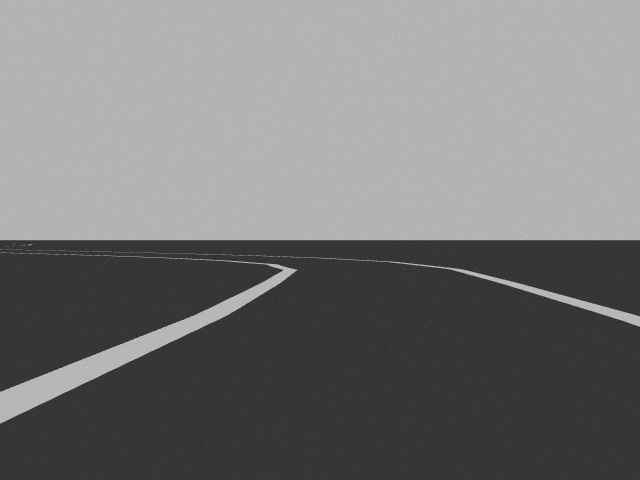
#> input picture laneDetection/test3.png, 640 x 480 px
$ jupyter execute --allow-errors LaneDetection.ipynb   (older library calls are emulated)
#> lines starting #> are read from the running program, lines starting #| are printed output that depends on the picture; after the words box and inside, x2 and y2 are one past the last pixel; in counts of white or black regions, pixels touching at a corner belong together
[cell 1]
import matplotlib.pyplot as plt
import numpy as np
import cv2
import math

def draw_lines(img, lines, color=255, thickness=3):
    # If there are no lines to draw, exit.
    if lines is None:
        return
    # Make a copy of the original image.
    img = np.copy(img)
    # Create a blank image that matches the original in size.
    line_img = np.zeros(
        (
            img.shape[0],
            img.shape[1],
        ),
        dtype=np.uint8,
    )
    # Loop over all lines and draw them on the blank image.
    for line in lines:
        for x1, y1, x2, y2 in line:
            cv2.line(line_img, (x1, y1), (x2, y2), color, thickness)
    # Merge the image with the lines onto the original.
    img = cv2.addWeighted(img, 0.8, line_img, 1.0, 0.0)
    # Return the modified image.
    return img

#Read in image
og_image = cv2.imread('test3.png', 0) #Straight
#> og_image is the input picture: shape (480, 640); min 41, max 195, mean 119.8
#og_image = cv2.imread('test2.png', 0) #Curved right
#og_image = cv2.imread('test3.png', 0) #Curved left


'''
#Extract dimensions and create the ROI corners before cropping image to remove horizon line
height = og_image.shape[0]
width = og_image.shape[1]
#Calculating Points for Birds-Eye Transform
imgTl = [0,0]
imgTr = [width,0]
imgBr = [width,height]
imgBl = [0,height]
img_params = np.float32([imgTl,imgTr,imgBr,imgBl])


tl = [0,height/1.8]
bl = [0, height/1.2]
tr = [width, height/1.8]
br = [width, height/1.2]
corner_points_array = np.float32([tl,tr,br,bl])

#Calculating transformation matrix and applying it to original image
matrix = cv2.getPerspectiveTransform(corner_points_array,img_params)
og_image = cv2.warpPerspective(og_image,matrix,(width,height))
'''


#Calculate thresholds and apply to Canny Edge Detection
image = cv2.blur(og_image,(5,5))
lower = int(max(0,0.7*np.median(image)))
#> lower = 124
upper = int(min(255,1.3*np.median(image)))
#> upper = 231
image = cv2.Canny(image, lower, upper)
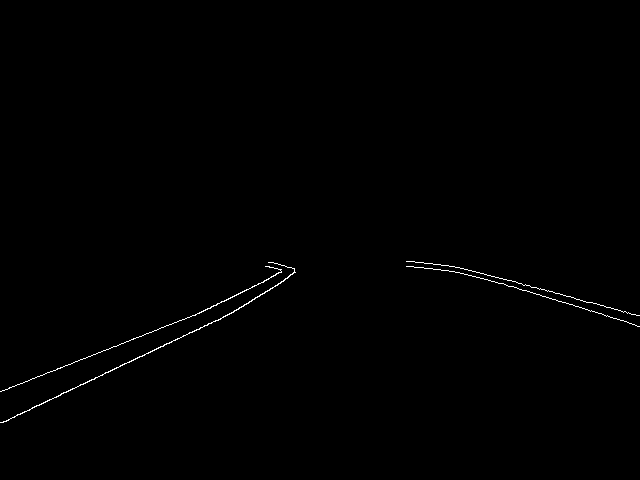
#> image: shape (480, 640); 0.41% white in thin lines or dots, all inside (x1, y1, x2, y2) = (0, 261, 640, 423)

#kernel = np.ones((3,3),np.uint8)
#image = cv2.dilate(image,kernel,iterations = 2)

#Calculate Hough Transform to generate lines for each lane
lines = cv2.HoughLinesP(
    image,
    rho=10,
    theta=np.pi / 60,
    threshold=10,
    lines=np.array([]),
    minLineLength=0,
    maxLineGap=0
)
#> lines = 328 rows, first 6: [226, 299, 234, 296], [499, 278, 506, 279], [488, 275, 490, 275], [527, 291, 529, 291], [49, 400, 73, 388], [434, 264, 436, 264]


#Group lines into left and right and rmove any flat ones
left_line_x = []
left_line_y = []
right_line_x = []
right_line_y = []
for line in lines:
    for x1, y1, x2, y2 in line:
        if (x2 - x1) != 0:
            slope = (y2 - y1) / (x2 - x1) # <-- Calculating the slope.
            if math.fabs(slope) < 0.3: # <-- Only consider extreme slope
                continue
            if slope <= 0: # <-- If the slope is negative, left group.
                left_line_x.extend([x1, x2])
                left_line_y.extend([y1, y2])
            else: # <-- Otherwise, right group.
                right_line_x.extend([x1, x2])
                right_line_y.extend([y1, y2])
#> this loop made 328 passes
#> after the loop, left_line_x = 158 values, max 628 at index 149, min 3 at index 110, mean 175.9; left_line_y = 158 values, max 418 at index 48, min 271 at index 121, mean 337.3; right_line_x = [482, 484, 585, 587, 633, 635, 599, 600, 603, 604, 551, 553, 605, 606, 475, 476]; right_line_y = [278, 279, 301, 302, 324, 325, 304, 305, 305, 306, 291, 292, 306, 307, 271, 272]

#Use utility function to draw Hough Tranform lines onto original image
line_image = draw_lines(image, lines) # <---- Add this call.
#> the loop in draw_lines, `for line in lines:` made 328 passes
#> after the loop in draw_lines, `for line in lines:`:
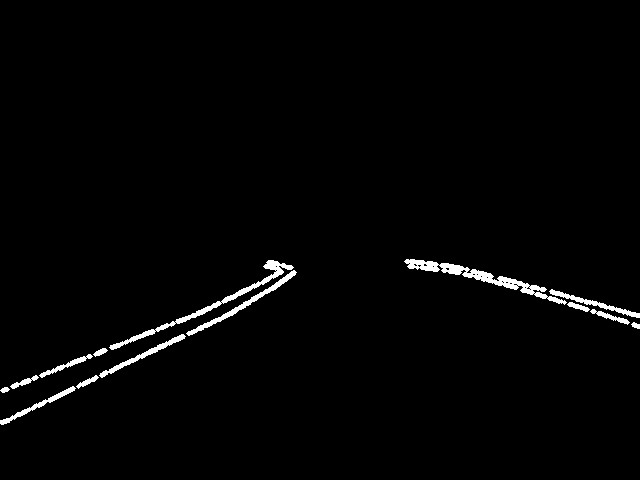
#> line_img: shape (480, 640); 1.7% white; 14 white regions, largest, box (x1, y1, x2, y2) and area: (404, 259, 567, 305) 1290, (109, 260, 294, 350) 1053, (186, 270, 297, 336) 607

poly_left = np.poly1d(np.polyfit(
    left_line_y,
    left_line_x,
    deg=1
))

poly_right = np.poly1d(np.polyfit(
    right_line_y,
    right_line_x,
    deg=1
))


y = np.linspace(image.shape[0]/1.8, image.shape[0])

#Formatting x and y for use with polylines to display lane overlay
left_line = np.array(list(zip(np.polyval(poly_left, y),y)), np.int32)
#> left_line = 50 pairs, first value -135 to 329, second value 266 to 480
right_line = np.array(list(zip(np.polyval(poly_right, y),y)), np.int32)
#> right_line = 50 pairs, first value 461 to 1184, second value 266 to 480

extrap_image = cv2.polylines(cv2.cvtColor(og_image.copy(),cv2.COLOR_GRAY2RGB),[left_line], False, [255,0,0], 5)
extrap_image = cv2.polylines(extrap_image,[right_line], False, [0,0,255], 5)
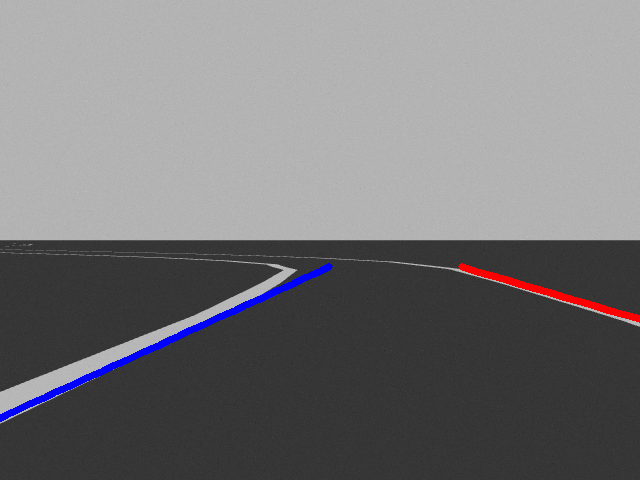
#> extrap_image: shape (480, 640, 3); mean B, G, R 120.1, 118, 119.1

#Showing all lines
plt.figure()
plt.imshow(og_image, 'gray')
plt.figure()
plt.imshow(line_image, 'gray')
plt.figure()
plt.imshow(extrap_image)

[cell 2]
def prepareImage(img):
    '''
    Bird's eye view perspective transform followed by Canny Edge Detection.
    Return both the edge+transformed image and the transformed original image
    '''
    perspective_mat = cv2.getPerspectiveTransform(
    np.array([[0,354],[288,251],[352,251],[640,354]], dtype="float32"),
    np.array([[200,480],[200,0],[440,0],[440,480]], dtype="float32"))
#> perspective_mat = [[-0.179, -1.34, 377.3], [8.88e-16, -2.23, 558.8], [2.06e-18, -0.00417, 1]]
    transform_only_img   = cv2.warpPerspective(img  , perspective_mat, (640,480))
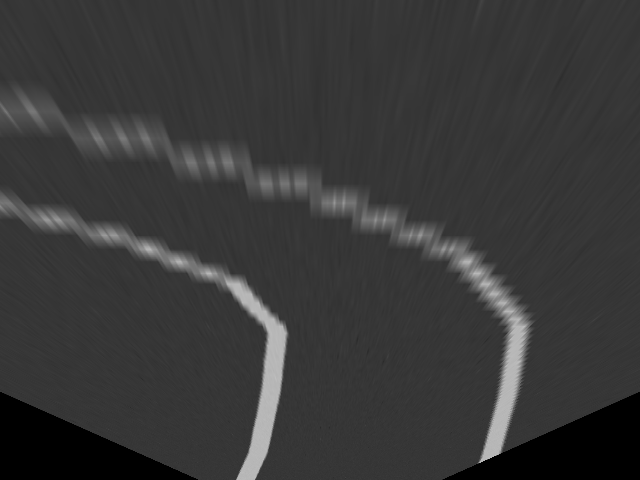
#> transform_only_img: shape (480, 640, 3); min 0, max 190, mean 56.5
    img   = cv2.warpPerspective(img  , perspective_mat, (640,480))
    img = cv2.cvtColor(img, cv2.COLOR_BGR2GRAY)
    (thresh, img) = cv2.threshold(img, 127, 255, cv2.THRESH_BINARY)
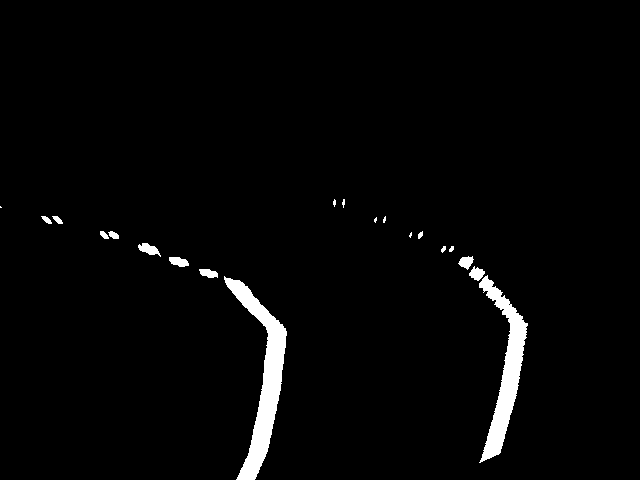
#> img: shape (480, 640); 2.6% white; 20 white regions (6 under 20 px), largest, box (x1, y1, x2, y2) and area: (224, 276, 287, 480) 3801, (479, 275, 528, 463) 3031, (138, 243, 161, 257) 168
    img = cv2.blur(img ,(5,5))
    img  = cv2.Canny(img , int(max(0,0.7*np.median(img ))), int(min(255,1.3*np.median(img ))))
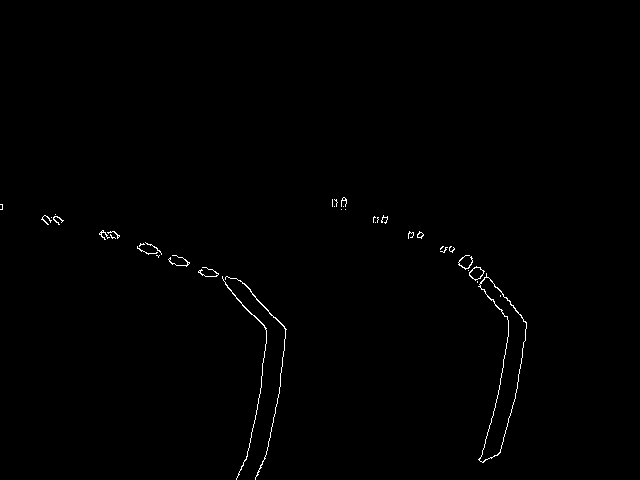
#> img: shape (480, 640); 0.51% white in thin lines or dots, all inside (x1, y1, x2, y2) = (0, 197, 527, 480)

    return img, transform_only_img

[cell 3]
def calcPositionError(left_lines, right_lines,img):
    if len(left_lines) > 0 and len(right_lines) > 0:
        x_left = left_points_sorted[-1][0]
        x_right = right_points_sorted[-1][0]
        avg_x = (x_left + x_right) / 2
        lane_centre = img.shape[1]/2
        x_error = (avg_x - lane_centre) / lane_centre
        error = pid(x_error)
        cv2.line(img, (int(x_left), 280), (int(x_left), 480), (255,0,0), 3, cv2.LINE_AA)
        cv2.line(img, (int(x_right), 280), (int(x_right), 480), (0,0,255), 3, cv2.LINE_AA)
        cv2.line(img, (int(img.shape[1]/2 - error * 200), 380), (int(img.shape[1]/2), 480), (0,255,0), 3, cv2.LINE_AA)
        return error, img
    else:
        error = 0
        return error, img

[cell 4]
def findLanes(img):
    '''
    Hough transfrom followed by sorting of detected lines to find right and left lanes.
    Returns x coordinates from left and right lane respectivley sorted by the corresponding y coordinate in ascending order.
    '''
    _lines = cv2.HoughLinesP(
    img,
    rho=10,
    theta=np.pi / 60,
    threshold=10,
    lines=np.array([]),
    minLineLength=0,
    maxLineGap=0
    )
    lines = []
    if _lines is not None:
        for i in range(len(_lines)):
            lines.append(_lines[i][0])
#> after the loop, lines = 641 items, first 6: [500, 380, 500, 380], [157, 250, 160, 251], [261, 465, 261, 464], [111, 237, 112, 237], [56, 216, 57, 216], [265, 458, 265, 458]
    lines = np.array(lines)
#> lines = 641 rows, first 6: [500, 380, 500, 380], [157, 250, 160, 251], [261, 465, 261, 464], [111, 237, 112, 237], [56, 216, 57, 216], [265, 458, 265, 458]

    left_lines = []
    right_lines = []
    lines_sorted = np.array(sorted(lines, key=lambda x: x[1]))
#> lines_sorted = 641 rows, first 6: [342, 198, 343, 197], [345, 199, 346, 199], [334, 199, 334, 199], [342, 199, 342, 199], [343, 200, 345, 200], [335, 200, 336, 199]
    left_bound = np.max(lines_sorted[:20,0])
#> left_bound = 346
    right_bound = np.min(lines_sorted[:20,0])
#> right_bound = 332
    for line in lines_sorted:
        if len(left_lines) == 0 and len(right_lines) == 0:
            if abs(line[0]-left_bound) < abs(line[0]-right_bound):
                left_lines.append(line)
            else:
                right_lines.append(line)
        elif len(left_lines) == 0:
            if abs(line[0]-left_bound) < abs(line[0]-right_lines[-1][0]):
                left_lines.append(line)
            else:
                right_lines.append(line)
        elif len(right_lines) == 0:
            if abs(line[0]-left_lines[-1][0]) < abs(line[0]-right_bound):
                left_lines.append(line)
            else:
                right_lines.append(line)
        else:
            if abs(line[0]-left_lines[-1][0]) < abs(line[0]-right_lines[-1][0]):
                left_lines.append(line)
            else:
                right_lines.append(line)
#> this loop made 641 passes
#> after the loop, left_lines = 293 items, first 6: [342, 198, 343, 197], [345, 199, 346, 199], [342, 199, 342, 199], [343, 200, 345, 200], [341, 200, 341, 200], [342, 200, 342, 200]; right_lines = 348 items, first 6: [334, 199, 334, 199], [335, 200, 336, 199], [336, 201, 336, 201], [341, 202, 341, 202], [337, 202, 337, 202], [332, 203, 332, 201]
    left_points = []
    right_points = []
    for i in left_lines:
        left_points.append([i[0], i[1]])
        left_points.append([i[2], i[3]])
#> this loop made 293 passes
#> after the loop, left_points = 586 pairs, first value 334 to 526, second value 197 to 462
    for i in right_lines:
        right_points.append([i[0], i[1]])
        right_points.append([i[2], i[3]])
#> this loop made 348 passes
#> after the loop, right_points = 696 pairs, first value 0 to 341, second value 199 to 479
    left_points_sorted = sorted(left_points, key=lambda x: x[1])
#> left_points_sorted has the same summary as left_points
    right_points_sorted = sorted(right_points, key=lambda x: x[1])
#> right_points_sorted has the same summary as right_points
    return left_points_sorted, right_points_sorted

[cell 5]
import numpy as np
import matplotlib.pyplot as plt
import cv2
import math

cv_image = cv2.imread('test3.png') #Straight

edge_img, transform_only_img = prepareImage(cv_image)

left_points_sorted, right_points_sorted = findLanes(edge_img)
#> left_points_sorted has the same summary as left_points in findLanes; right_points_sorted has the same summary as right_points in findLanes

#> (the rest of this cell did not finish here and is left out)

#> in calcPositionError, `x_left = left_points_sorted[-1][0]`: x_left = 483
#> in calcPositionError, `x_right = right_points_sorted[-1][0]`: x_right = 255
#> in calcPositionError, `avg_x = (x_left + x_right) / 2`: avg_x = 369
#> in calcPositionError, `x_error = (avg_x - lane_centre) / lane_centre`: x_error = 0.153
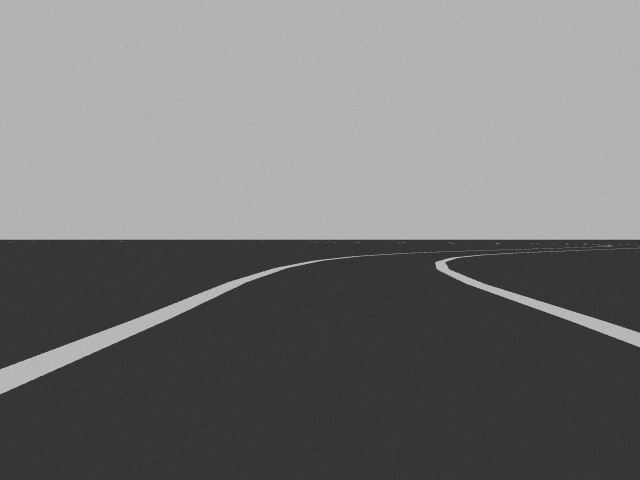
#> input picture laneDetection/test2.png, 640 x 480 px
#> further down, cv_image is the input picture: shape (480, 640, 3); min 41, max 196, mean 119.2


plt.figure()
plt.imshow(cv_image)
plt.figure()
plt.imshow(edge_img,'gray')
plt.figure()
plt.imshow(transform_only_img)

[cell 6]
import numpy as np
import cv2
import math
from simple_pid import PID
import matplotlib.pyplot as plt

#> (the rest of this cell did not finish here and is left out)

[cell 7]
import numpy as np
import cv2
import math
from simple_pid import PID
import matplotlib.pyplot as plt

#> (the rest of this cell did not finish here and is left out)

[cell 8]
import numpy as np
import cv2
import math
from simple_pid import PID
import matplotlib.pyplot as plt

def calc_line_fits(img):
    '''
    Uses a sliding window of the image to calculate lane centres by taking the peak values of a histogram
    '''
    nwindows = 15
    margin = 60
    minpix = 30

    # Take a histogram of the bottom half of the image
    histogram = np.sum(img[int(img.shape[0]//1.2):,:], axis=0)

    #plt.figure()
    #plt.plot(histogram)

    # Create an output image to draw on and  visualize the result
    out_img = np.dstack((img, img, img))*255
    # Find the peak of the left and right halves of the histogram
    # These will be the starting point for the left and right lines
    midpoint = np.int(histogram.shape[0]/2)
    leftx_base = np.argmax(histogram[:midpoint])
    rightx_base = np.argmax(histogram[midpoint:]) + midpoint
    averagex_base = int((leftx_base - rightx_base) / 2)

    # Set height of windows
    window_height = np.int(img.shape[0]/nwindows)
    # Identify the x and y positions of all nonzero pixels in the image
    nonzero = img.nonzero()
    nonzeroy = np.array(nonzero[0])
    nonzerox = np.array(nonzero[1])
    # Current positions to be updated for each window
    leftx_current = leftx_base
    rightx_current = rightx_base
    # Create empty lists to receive left and right lane pixel indices
    left_lane_inds = []
    right_lane_inds = []

    # Step through the windows one by one
    for window in range(nwindows):
        # Identify window boundaries in x and y (and right and left)
        win_y_low = img.shape[0] - (window+1)*window_height
        win_y_high = img.shape[0] - window*window_height
        win_xleft_low = leftx_current - margin
        win_xleft_high = leftx_current + margin
        win_xright_low = rightx_current - margin
        win_xright_high = rightx_current + margin
        # Draw the windows on the visualization image
        cv2.rectangle(out_img,(win_xleft_low,win_y_low),(win_xleft_high,win_y_high),(0,255,0), 2)
        cv2.rectangle(out_img,(win_xright_low,win_y_low),(win_xright_high,win_y_high),(0,255,0), 2)
        # Identify the nonzero pixels in x and y within the window
        good_left_inds = ((nonzeroy >= win_y_low) & (nonzeroy < win_y_high) & (nonzerox >= win_xleft_low) & (nonzerox < win_xleft_high)).nonzero()[0]
        good_right_inds = ((nonzeroy >= win_y_low) & (nonzeroy < win_y_high) & (nonzerox >= win_xright_low) & (nonzerox < win_xright_high)).nonzero()[0]
        # Append these indices to the lists
        left_lane_inds.append(good_left_inds)
        right_lane_inds.append(good_right_inds)
        # If you found > minpix pixels, recenter next window on their mean position
        if len(good_left_inds) > minpix:
            leftx_current = np.int(np.mean(nonzerox[good_left_inds]))
        if len(good_right_inds) > minpix:
            rightx_current = np.int(np.mean(nonzerox[good_right_inds]))

    # Concatenate the arrays of indices
    left_lane_inds = np.concatenate(left_lane_inds)
    right_lane_inds = np.concatenate(right_lane_inds)

    # Extract left and right line pixel positions
    leftx = nonzerox[left_lane_inds]
    lefty = nonzeroy[left_lane_inds]
    rightx = nonzerox[right_lane_inds]
    righty = nonzeroy[right_lane_inds]

    # Fit a second order polynomial to each
    left_fit = np.polyfit(lefty, leftx, 3)
    right_fit = np.polyfit(righty, rightx, 3)

    return left_fit, right_fit, averagex_base

def prepareImage(img):
    '''
    Bird's eye view perspective transform followed by thresholding and blurring
    Return both the edge+transformed image and the target lane centre
    '''
    perspective_mat = cv2.getPerspectiveTransform(
    np.array([[0,354],[288,251],[352,251],[640,354]], dtype="float32"),
    np.array([[200,480],[200,0],[440,0],[440,480]], dtype="float32"))
    transformed_only_img = cv2.warpPerspective(img  , perspective_mat, (640,480))
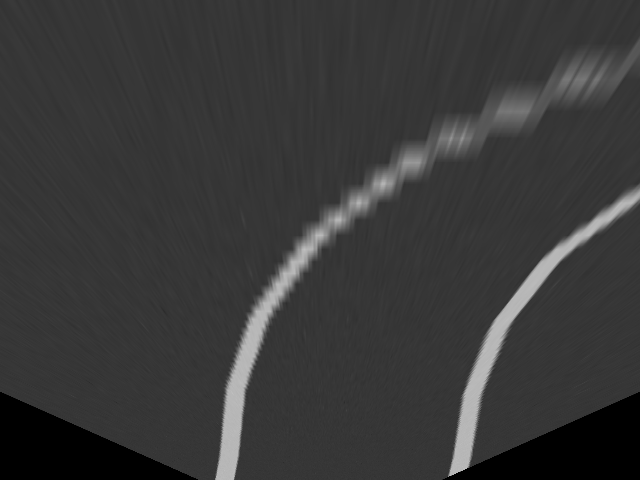
#> transformed_only_img: shape (480, 640, 3); min 0, max 191, mean 56.8
    img = cv2.cvtColor(transformed_only_img.copy(), cv2.COLOR_BGR2GRAY)
    (thresh, img) = cv2.threshold(img, 127, 255, cv2.THRESH_BINARY)
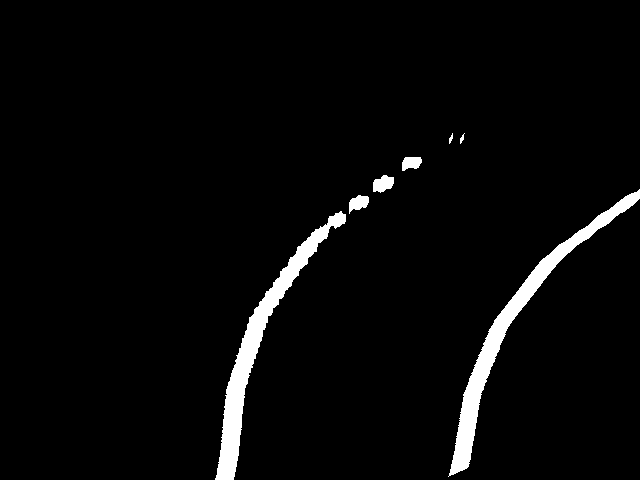
#> img: shape (480, 640); 3.5% white; 7 white regions, largest, box (x1, y1, x2, y2) and area: (448, 189, 640, 477) 5066, (215, 211, 346, 480) 4912, (373, 175, 394, 193) 268
    img = cv2.blur(img ,(5,5))
    return img, transformed_only_img

def showLanes(poly_left, poly_right, img, x_vel, y_vel):
    '''
    Shows the polynomial fitted lanes on the orignal birds eye view transformed image
    '''
    max_y = img.shape[0]
    y = np.linspace(200, max_y)

    start_centre = img.shape[1] / 2


    left_line = np.array(list(zip(np.polyval(poly_left, y),y)), np.int32)
    right_line = np.array(list(zip(np.polyval(poly_right, y),y)), np.int32)

    img = cv2.polylines(img,[left_line], False, [255,0,0], 5)
    img = cv2.polylines(img,[right_line], False, [0,0,255], 5)
    img = cv2.line(img, (int(img.shape[1]/2 -  x_vel * 200), int(max_y - y_vel * 200)), (int(img.shape[1]/2), max_y), (0,255,0), 5, cv2.LINE_AA)

    return img

cv_image = cv2.imread('test2.png') #Straight

processed_img, transformed_img = prepareImage(cv_image)

x_vel = .2
y_vel = .2

left_fit, right_fit, averagex_base = calc_line_fits(processed_img)
#> in calc_line_fits, `histogram = np.sum(img[int(img.shape[0]//1.2):,:], axis=0)`: histogram = 640 values, max 20400 at index 228, min 0 at index 0, mean 1102
#> in calc_line_fits, `out_img = np.dstack((img, img, img))*255`:
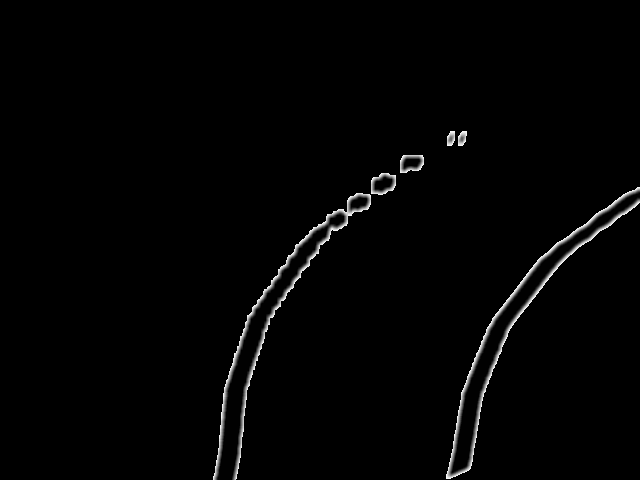
#> out_img: shape (480, 640, 3); min 0, max 246, mean 3.5
#> in calc_line_fits, `leftx_base = np.argmax(histogram[:midpoint])`: leftx_base = 228
#> (the rest of the program and of its run is left out)
